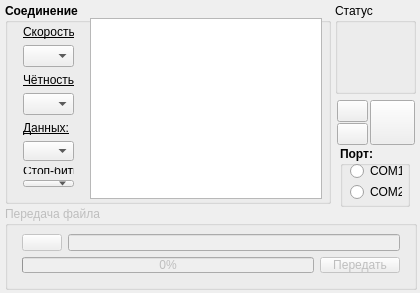
<?xml version="1.0" encoding="UTF-8"?>
<ui version="4.0">
 <class>MainWindow</class>
 <widget class="QMainWindow" name="MainWindow">
  <property name="geometry">
   <rect>
    <x>0</x>
    <y>0</y>
    <width>420</width>
    <height>293</height>
   </rect>
  </property>
  <property name="sizePolicy">
   <sizepolicy hsizetype="Fixed" vsizetype="Fixed">
    <horstretch>0</horstretch>
    <verstretch>0</verstretch>
   </sizepolicy>
  </property>
  <property name="minimumSize">
   <size>
    <width>420</width>
    <height>293</height>
   </size>
  </property>
  <property name="maximumSize">
   <size>
    <width>420</width>
    <height>293</height>
   </size>
  </property>
  <property name="windowTitle">
   <string>MainWindow</string>
  </property>
  <property name="windowIcon">
   <iconset resource="reses.qrc">
    <normaloff>:/icons/mainico.ico</normaloff>:/icons/mainico.ico</iconset>
  </property>
  <widget class="QWidget" name="centralWidget">
   <widget class="QGroupBox" name="groupBox">
    <property name="enabled">
     <bool>false</bool>
    </property>
    <property name="geometry">
     <rect>
      <x>5</x>
      <y>206</y>
      <width>412</width>
      <height>84</height>
     </rect>
    </property>
    <property name="title">
     <string>Передача файла</string>
    </property>
    <widget class="QWidget" name="verticalLayoutWidget">
     <property name="geometry">
      <rect>
       <x>6</x>
       <y>17</y>
       <width>400</width>
       <height>61</height>
      </rect>
     </property>
     <layout class="QVBoxLayout" name="verticalLayout">
      <item>
       <layout class="QHBoxLayout" name="horizontalLayout">
        <item>
         <widget class="QPushButton" name="selectFile">
          <property name="toolTip">
           <string>Выбор файла для передачи</string>
          </property>
          <property name="text">
           <string/>
          </property>
          <property name="icon">
           <iconset resource="reses.qrc">
            <normaloff>:/icons/foldico.ico</normaloff>:/icons/foldico.ico</iconset>
          </property>
          <property name="iconSize">
           <size>
            <width>16</width>
            <height>16</height>
           </size>
          </property>
         </widget>
        </item>
        <item>
         <widget class="QLineEdit" name="lineEdit">
          <property name="enabled">
           <bool>false</bool>
          </property>
          <property name="text">
           <string/>
          </property>
         </widget>
        </item>
       </layout>
      </item>
      <item>
       <layout class="QHBoxLayout" name="horizontalLayout_2">
        <item>
         <widget class="QProgressBar" name="progressBar">
          <property name="value">
           <number>0</number>
          </property>
         </widget>
        </item>
        <item>
         <widget class="QPushButton" name="sendFile">
          <property name="toolTip">
           <string>Пtредать выбранный файл</string>
          </property>
          <property name="text">
           <string>Передать</string>
          </property>
         </widget>
        </item>
       </layout>
      </item>
     </layout>
    </widget>
   </widget>
   <widget class="QGroupBox" name="groupBox_2">
    <property name="geometry">
     <rect>
      <x>335</x>
      <y>3</y>
      <width>81</width>
      <height>91</height>
     </rect>
    </property>
    <property name="title">
     <string>Статус</string>
    </property>
    <widget class="QLabel" name="label">
     <property name="geometry">
      <rect>
       <x>10</x>
       <y>20</y>
       <width>61</width>
       <height>61</height>
      </rect>
     </property>
     <property name="text">
      <string/>
     </property>
     <property name="pixmap">
      <pixmap resource="reses.qrc">:/statuses/offline</pixmap>
     </property>
    </widget>
    <widget class="QLabel" name="label_2">
     <property name="enabled">
      <bool>true</bool>
     </property>
     <property name="geometry">
      <rect>
       <x>10</x>
       <y>20</y>
       <width>61</width>
       <height>61</height>
      </rect>
     </property>
     <property name="toolTip">
      <string>Соединение установлено</string>
     </property>
     <property name="text">
      <string/>
     </property>
     <property name="pixmap">
      <pixmap resource="reses.qrc">:/statuses/online</pixmap>
     </property>
    </widget>
   </widget>
   <widget class="QGroupBox" name="groupBox_3">
    <property name="geometry">
     <rect>
      <x>5</x>
      <y>3</y>
      <width>326</width>
      <height>201</height>
     </rect>
    </property>
    <property name="font">
     <font>
      <weight>75</weight>
      <bold>true</bold>
     </font>
    </property>
    <property name="title">
     <string>Соединение</string>
    </property>
    <widget class="QTextEdit" name="log">
     <property name="enabled">
      <bool>true</bool>
     </property>
     <property name="geometry">
      <rect>
       <x>85</x>
       <y>15</y>
       <width>232</width>
       <height>181</height>
      </rect>
     </property>
     <property name="font">
      <font>
       <weight>50</weight>
       <bold>false</bold>
      </font>
     </property>
     <property name="readOnly">
      <bool>true</bool>
     </property>
    </widget>
    <widget class="QWidget" name="verticalLayoutWidget_2">
     <property name="geometry">
      <rect>
       <x>7</x>
       <y>11</y>
       <width>73</width>
       <height>184</height>
      </rect>
     </property>
     <layout class="QVBoxLayout" name="verticalLayout_2">
      <item>
       <layout class="QVBoxLayout" name="verticalLayout_3">
        <item>
         <widget class="QLabel" name="label_4">
          <property name="font">
           <font>
            <weight>50</weight>
            <bold>false</bold>
            <underline>true</underline>
           </font>
          </property>
          <property name="text">
           <string>Скорость:</string>
          </property>
          <property name="alignment">
           <set>Qt::AlignLeading|Qt::AlignLeft|Qt::AlignVCenter</set>
          </property>
          <property name="buddy">
           <cstring>comboBox_2</cstring>
          </property>
         </widget>
        </item>
        <item>
         <widget class="QComboBox" name="comboBox_2">
          <property name="enabled">
           <bool>true</bool>
          </property>
          <property name="font">
           <font>
            <weight>50</weight>
            <bold>false</bold>
           </font>
          </property>
          <item>
           <property name="text">
            <string/>
           </property>
          </item>
          <item>
           <property name="text">
            <string>2400</string>
           </property>
          </item>
          <item>
           <property name="text">
            <string>4800</string>
           </property>
          </item>
          <item>
           <property name="text">
            <string>9600</string>
           </property>
          </item>
         </widget>
        </item>
        <item>
         <layout class="QVBoxLayout" name="verticalLayout_4">
          <item>
           <widget class="QLabel" name="label_5">
            <property name="font">
             <font>
              <weight>50</weight>
              <bold>false</bold>
              <underline>true</underline>
             </font>
            </property>
            <property name="text">
             <string>Чётность:</string>
            </property>
            <property name="alignment">
             <set>Qt::AlignLeading|Qt::AlignLeft|Qt::AlignVCenter</set>
            </property>
            <property name="buddy">
             <cstring>comboBox_2</cstring>
            </property>
           </widget>
          </item>
          <item>
           <widget class="QComboBox" name="comboBox_3">
            <property name="enabled">
             <bool>true</bool>
            </property>
            <property name="font">
             <font>
              <weight>50</weight>
              <bold>false</bold>
             </font>
            </property>
            <item>
             <property name="text">
              <string/>
             </property>
            </item>
            <item>
             <property name="text">
              <string>none</string>
             </property>
            </item>
            <item>
             <property name="text">
              <string>odd</string>
             </property>
            </item>
            <item>
             <property name="text">
              <string>even</string>
             </property>
            </item>
            <item>
             <property name="text">
              <string>marker</string>
             </property>
            </item>
            <item>
             <property name="text">
              <string>space</string>
             </property>
            </item>
           </widget>
          </item>
          <item>
           <layout class="QVBoxLayout" name="verticalLayout_5">
            <item>
             <widget class="QLabel" name="label_6">
              <property name="font">
               <font>
                <weight>50</weight>
                <bold>false</bold>
                <underline>true</underline>
               </font>
              </property>
              <property name="text">
               <string>Данных:</string>
              </property>
              <property name="alignment">
               <set>Qt::AlignLeading|Qt::AlignLeft|Qt::AlignVCenter</set>
              </property>
              <property name="buddy">
               <cstring>comboBox_2</cstring>
              </property>
             </widget>
            </item>
            <item>
             <widget class="QComboBox" name="comboBox_4">
              <property name="enabled">
               <bool>true</bool>
              </property>
              <property name="font">
               <font>
                <weight>50</weight>
                <bold>false</bold>
               </font>
              </property>
              <item>
               <property name="text">
                <string/>
               </property>
              </item>
              <item>
               <property name="text">
                <string>8</string>
               </property>
              </item>
              <item>
               <property name="text">
                <string>7</string>
               </property>
              </item>
              <item>
               <property name="text">
                <string>6</string>
               </property>
              </item>
              <item>
               <property name="text">
                <string>5</string>
               </property>
              </item>
             </widget>
            </item>
            <item>
             <layout class="QVBoxLayout" name="verticalLayout_6">
              <item>
               <widget class="QLabel" name="label_7">
                <property name="font">
                 <font>
                  <weight>50</weight>
                  <bold>false</bold>
                  <underline>true</underline>
                 </font>
                </property>
                <property name="text">
                 <string>Стоп-биты:</string>
                </property>
                <property name="alignment">
                 <set>Qt::AlignLeading|Qt::AlignLeft|Qt::AlignVCenter</set>
                </property>
                <property name="buddy">
                 <cstring>comboBox_2</cstring>
                </property>
               </widget>
              </item>
              <item>
               <widget class="QComboBox" name="comboBox_5">
                <property name="enabled">
                 <bool>true</bool>
                </property>
                <property name="font">
                 <font>
                  <weight>50</weight>
                  <bold>false</bold>
                 </font>
                </property>
                <item>
                 <property name="text">
                  <string/>
                 </property>
                </item>
                <item>
                 <property name="text">
                  <string>1</string>
                 </property>
                </item>
                <item>
                 <property name="text">
                  <string>1.5</string>
                 </property>
                </item>
                <item>
                 <property name="text">
                  <string>2</string>
                 </property>
                </item>
               </widget>
              </item>
             </layout>
            </item>
           </layout>
          </item>
         </layout>
        </item>
       </layout>
      </item>
     </layout>
    </widget>
   </widget>
   <widget class="QPushButton" name="tryToConnect">
    <property name="geometry">
     <rect>
      <x>337</x>
      <y>100</y>
      <width>31</width>
      <height>22</height>
     </rect>
    </property>
    <property name="statusTip">
     <string/>
    </property>
    <property name="whatsThis">
     <string/>
    </property>
    <property name="text">
     <string/>
    </property>
    <property name="icon">
     <iconset resource="reses.qrc">
      <normaloff>:/picts/conn.ico</normaloff>:/picts/conn.ico</iconset>
    </property>
   </widget>
   <widget class="QPushButton" name="tryToDisconnect">
    <property name="geometry">
     <rect>
      <x>337</x>
      <y>123</y>
      <width>31</width>
      <height>22</height>
     </rect>
    </property>
    <property name="statusTip">
     <string/>
    </property>
    <property name="text">
     <string/>
    </property>
    <property name="icon">
     <iconset resource="reses.qrc">
      <normaloff>:/picts/disconn.ico</normaloff>:/picts/disconn.ico</iconset>
    </property>
   </widget>
   <widget class="QGroupBox" name="groupBox_4">
    <property name="geometry">
     <rect>
      <x>340</x>
      <y>146</y>
      <width>70</width>
      <height>61</height>
     </rect>
    </property>
    <property name="font">
     <font>
      <weight>75</weight>
      <bold>true</bold>
     </font>
    </property>
    <property name="title">
     <string>Порт:</string>
    </property>
    <widget class="QRadioButton" name="com1rbt">
     <property name="geometry">
      <rect>
       <x>10</x>
       <y>16</y>
       <width>52</width>
       <height>18</height>
      </rect>
     </property>
     <property name="font">
      <font>
       <weight>50</weight>
       <bold>false</bold>
      </font>
     </property>
     <property name="text">
      <string>COM1</string>
     </property>
     <property name="checkable">
      <bool>true</bool>
     </property>
     <property name="checked">
      <bool>false</bool>
     </property>
     <property name="autoExclusive">
      <bool>true</bool>
     </property>
    </widget>
    <widget class="QRadioButton" name="com2rbt">
     <property name="geometry">
      <rect>
       <x>10</x>
       <y>37</y>
       <width>52</width>
       <height>18</height>
      </rect>
     </property>
     <property name="font">
      <font>
       <weight>50</weight>
       <bold>false</bold>
      </font>
     </property>
     <property name="text">
      <string>COM2</string>
     </property>
     <property name="checkable">
      <bool>true</bool>
     </property>
     <property name="autoExclusive">
      <bool>true</bool>
     </property>
    </widget>
   </widget>
   <widget class="QPushButton" name="listenBtn">
    <property name="geometry">
     <rect>
      <x>370</x>
      <y>100</y>
      <width>45</width>
      <height>45</height>
     </rect>
    </property>
    <property name="text">
     <string/>
    </property>
    <property name="icon">
     <iconset resource="reses.qrc">
      <normaloff>:/picts/unlisten.gif</normaloff>:/picts/unlisten.gif</iconset>
    </property>
    <property name="iconSize">
     <size>
      <width>40</width>
      <height>40</height>
     </size>
    </property>
    <property name="checkable">
     <bool>true</bool>
    </property>
    <property name="flat">
     <bool>false</bool>
    </property>
   </widget>
  </widget>
 </widget>
 <layoutdefault spacing="6" margin="11"/>
 <resources>
  <include location="reses.qrc"/>
 </resources>
 <connections/>
</ui>
